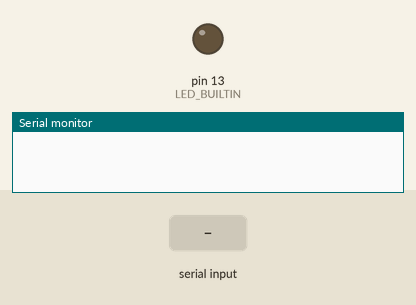
Bench run of a sketch on a simulated Arduino Uno, built with avr-gcc and run on an emulated ATmega328P. Shown: output pins drawn as LEDs (lit = HIGH), the last lines printed to the serial monitor. The test bench sets the inputs (shaded band).

Above: at 1.2 s.
1.3 s: "paul\n" received over Serial
At 2.4 s:
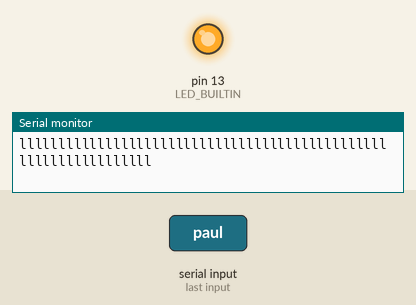
Timing chart, 0 to 4.3 s (numbered marks = the images above; inputs shaded):
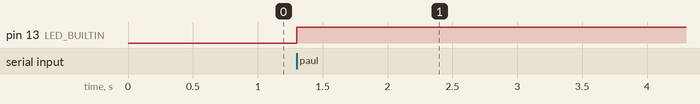

Measured:
- after the input at 1.3 s, pin 13 (LED_BUILTIN): LOW → HIGH at once

The sketch:

sketch_nov10a.ino
```cpp
String incomingByte ;

char serialArrayTest[64];

void setup() {

  Serial.begin(115200);
  pinMode(LED_BUILTIN, OUTPUT);

  for(int i = 0; i<sizeof(serialArrayTest); i++){
    serialArrayTest[i] = 'Paul';
  }

}

void loop() {


  if (Serial.available() > 0) {

  incomingByte = Serial.readStringUntil('\n');

    if (incomingByte == "paul") {
      digitalWrite(LED_BUILTIN, HIGH);
      Serial.write((char*)serialArrayTest, sizeof(serialArrayTest));
    }
  }
}
```
